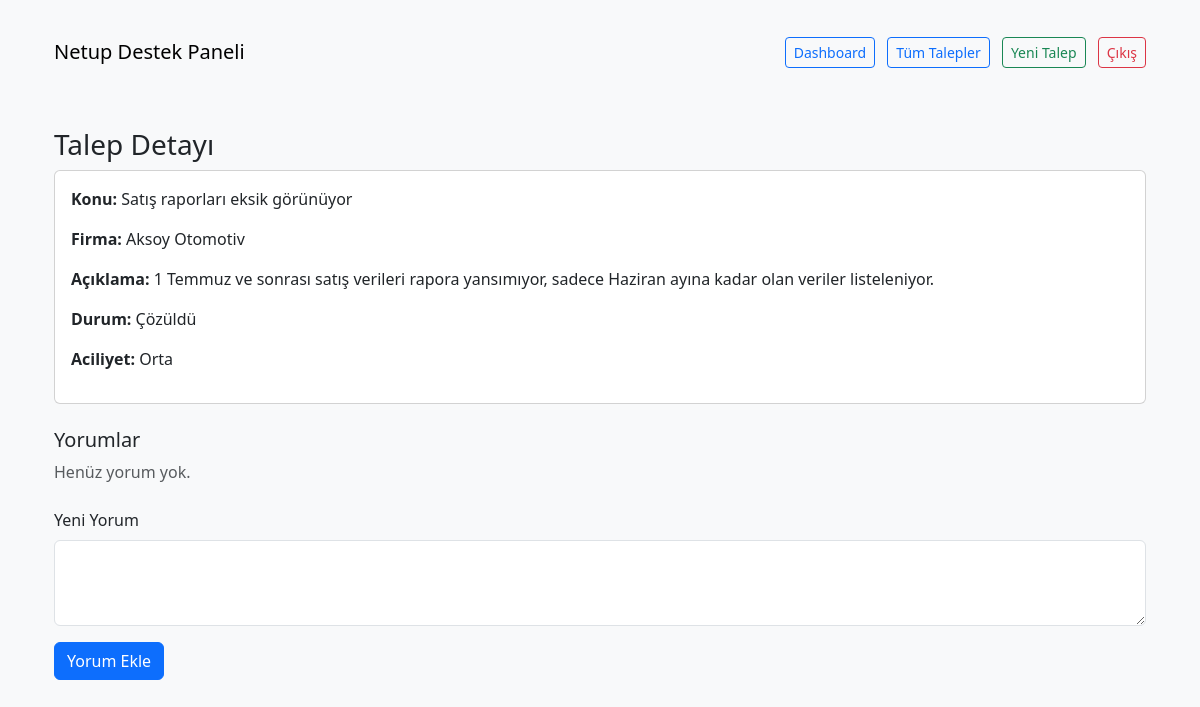
Screenshot of /ticket/2 (signed in) with the database file from the repository.
### app/models.py (models this page shows)
class Ticket(db.Model):
    id = db.Column(db.Integer, primary_key=True)
    company_name = db.Column(db.String(128), nullable=False)
    contact_name = db.Column(db.String(64), nullable=False)
    email = db.Column(db.String(120), nullable=False)
    title = db.Column(db.String(128), nullable=False)
    description = db.Column(db.Text, nullable=False)
    category = db.Column(db.String(64))
    priority = db.Column(db.String(16))
    status = db.Column(db.String(32), default="Bekliyor")
    created_at = db.Column(db.DateTime, default=datetime.utcnow)
    resolved_at = db.Column(db.DateTime)
    assigned_to = db.Column(db.Integer, db.ForeignKey('user.id'))

### app/routes/tickets.py (the view, shortened to what this page needs)
@bp.route('/<int:id>', methods=['GET', 'POST'])
@login_required
def ticket_detail(id):
    ticket = Ticket.query.get_or_404(id)
    if current_user.role != 'admin' and ticket.contact_name != current_user.username:
        abort(403)
    comments = Comment.query.filter_by(ticket_id=id).order_by(Comment.created_at.desc()).all()
    return render_template('ticket_detail.html', ticket=ticket, comments=comments)

### app/__init__.py (called while the page is built)
def create_app():
    app = Flask(__name__)
    app.config.from_object('config.Config')
    db.init_app(app)
    migrate.init_app(app, db)
    login_manager.init_app(app)
    login_manager.login_view = 'auth.login'  # Giriş yapılmadıysa yönlendirilecek sayfa
    @login_manager.user_loader
    def load_user(user_id):
        return User.query.get(int(user_id))
    from .routes import tickets
    from .routes import auth
    from app.routes.main import main_bp
    app.register_blueprint(tickets.bp)
    app.register_blueprint(auth.bp)
    app.register_blueprint(main_bp)
    @app.errorhandler(403)
    def forbidden(e):
        return render_template('403.html'), 403
    return app

### app/templates/ticket_detail.html (shortened to what this page needs)
{% extends 'base.html' %}
{% block content %}
<div class="container mt-5">
    <h3>Talep Detayı</h3>
    <div class="card p-3 mb-4">
        <p><strong>Konu:</strong> {{ ticket.title }}</p>
        <p><strong>Firma:</strong> {{ ticket.company_name }}</p>
        <p><strong>Açıklama:</strong> {{ ticket.description }}</p>
        <p><strong>Durum:</strong> {{ ticket.status }}</p>
        <p><strong>Aciliyet:</strong> {{ ticket.priority }}</p>
    </div>
    <h5>Yorumlar</h5>
    {% for comment in comments %}
        <div class="mb-3 p-3 border rounded bg-light">
            <div class="d-flex justify-content-between align-items-center mb-1">
                <strong>{{ comment.user.username }}</strong>
                <small class="text-muted">{{ comment.created_at.strftime('%Y-%m-%d %H:%M') }}</small>
            </div>
            <p class="mb-0">{{ comment.content }}</p>
        </div>
    {% else %}
        <p class="text-muted">Henüz yorum yok.</p>
    {% endfor %}
    <form method="POST" class="mt-4">
        <div class="mb-3">
            <label for="content" class="form-label">Yeni Yorum</label>
            <textarea name="content" class="form-control" rows="3" required></textarea>
        </div>
        <button type="submit" class="btn btn-primary">Yorum Ekle</button>
    </form>
</div>
{% endblock %}

### rows the page displays
Ticket: title "Satış raporları eksik görünüyor", company_name "Aksoy Otomotiv", description "1 Temmuz ve sonrası satış verileri rapora yansımıyor, sadece Haziran ayına kadar olan veriler listeleniyor.", status "Çözüldü", priority "Orta"
